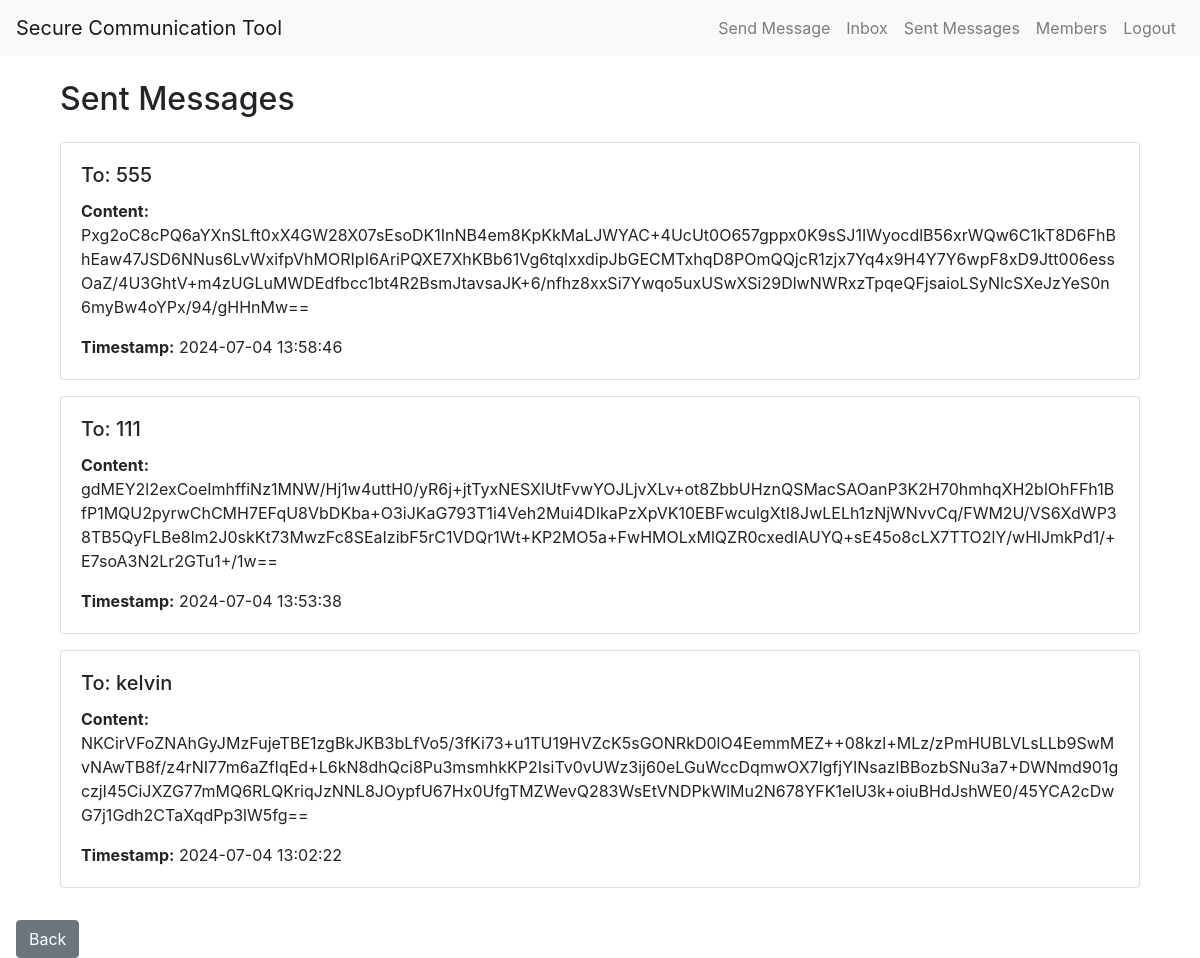
The page /sent_messages (signed in) on the database its author committed.
### models.py (models this page shows)
class Message(db.Model):
    __tablename__ = 'message'
    id = db.Column(db.Integer, primary_key=True)
    content = db.Column(db.Text, nullable=False)
    plaintext_content = db.Column(db.Text)  # Adding plaintext_content field for storing unencrypted message
    timestamp = db.Column(db.DateTime, default=datetime.utcnow)
    sender_id = db.Column(db.Integer, db.ForeignKey('user.id'), nullable=False)
    recipient_id = db.Column(db.Integer, db.ForeignKey('user.id'), nullable=False)
    sender = db.relationship('User', back_populates='sent_messages', foreign_keys=[sender_id])
    recipient = db.relationship('User', back_populates='received_messages', foreign_keys=[recipient_id])

class User(UserMixin, db.Model):
    __tablename__ = 'user'
    id = db.Column(db.Integer, primary_key=True)
    username = db.Column(db.String(150), unique=True, nullable=False)
    password = db.Column(db.String(150), nullable=False)
    public_key = db.Column(db.String(500))  # Adding public_key field for encryption
    private_key = db.Column(db.String(500))  # Adding private_key field for decryption
    sent_messages = db.relationship('Message', back_populates='sender', lazy=True, foreign_keys='Message.sender_id')
    received_messages = db.relationship('Message', back_populates='recipient', lazy=True, foreign_keys='Message.recipient_id')
    contacts = db.relationship(
        'User',
        secondary=contacts,
        primaryjoin='User.id == contacts.c.user_id',
        secondaryjoin='User.id == contacts.c.contact_id',
        backref=db.backref('contacted_by', lazy='dynamic'),
        lazy=True
    )

### app.py (the view)
@app.route('/sent_messages')
@login_required
def sent_messages():
    messages = Message.query.filter_by(sender=current_user).order_by(Message.timestamp.desc()).all()
    for message in messages:
        if message.content:
            private_key = current_user.private_key
            if private_key:
                try:
                    decrypted_message = decrypt_message(message.content, private_key)
                    message.plaintext_content = decrypted_message
                except Exception as e:
                    flash(f"Failed to decrypt message: {str(e)}", "error")
                    message.plaintext_content = "Decryption failed"
            else:
                message.plaintext_content = "Private key not found"
    return render_template('sent_messages.html', messages=messages)

### app.py (called while the page is built)
@login_manager.user_loader
def load_user(user_id):
    return User.query.get(int(user_id))

### templates/sent_messages.html (shortened to what this page needs)
{% extends 'base.html' %}
{% block content %}
<div class="container mt-4">
    <h2 class="mb-4">Sent Messages</h2>
    <div class="message-list">
        {% for message in messages %}
        <div class="card mb-3">
            <div class="card-body">
                <h5 class="card-title">To: {{ message.recipient.username }}</h5>
                <p class="card-text"><strong>Content:</strong> {{ message.content }}</p>
                <p class="card-text"><strong>Timestamp:</strong> {{ message.timestamp.strftime('%Y-%m-%d %H:%M:%S') }}</p>
            </div>
        </div>
        {% endfor %}
    </div>
</div>
{% endblock %}

### rows shown on the page
Message: recipient.username "555", content "Pxg2oC8cPQ6aYXnSLft0xX4GW28X07sEsoDK1InNB4em8KpKkMaLJWYAC+4UcUt0O657gppx0K9sSJ1IWyocdlB56xrWQw6C1kT8D6FhBhEaw47JSD6NNus6LvWxifpVhMORIpI6AriPQXE7XhKBb61Vg6tqlxxdipJbGECMTxhqD8POmQQjcR1zjx7Yq4x9H4Y7Y6wpF8xD9Jtt006essOaZ/4U3GhtV+m4zUGLuMWDEdfbcc1bt4R2BsmJtavsaJK+6/nfhz8xxSi7Ywqo5uxUSwXSi29DlwNWRxzTpqeQFjsaioLSyNlcSXeJzYeS0n6myBw4oYPx/94/gHHnMw==", timestamp "2024-07-04 13:58:46"
Message: recipient.username "111", content "gdMEY2l2exCoeImhffiNz1MNW/Hj1w4uttH0/yR6j+jtTyxNESXlUtFvwYOJLjvXLv+ot8ZbbUHznQSMacSAOanP3K2H70hmhqXH2blOhFFh1BfP1MQU2pyrwChCMH7EFqU8VbDKba+O3iJKaG793T1i4Veh2Mui4DIkaPzXpVK10EBFwculgXtI8JwLELh1zNjWNvvCq/FWM2U/VS6XdWP38TB5QyFLBe8lm2J0skKt73MwzFc8SEaIzibF5rC1VDQr1Wt+KP2MO5a+FwHMOLxMlQZR0cxedIAUYQ+sE45o8cLX7TTO2lY/wHlJmkPd1/+E7soA3N2Lr2GTu1+/1w==", timestamp "2024-07-04 13:53:38"
Message: recipient.username "kelvin", content "NKCirVFoZNAhGyJMzFujeTBE1zgBkJKB3bLfVo5/3fKi73+u1TU19HVZcK5sGONRkD0lO4EemmMEZ++08kzl+MLz/zPmHUBLVLsLLb9SwMvNAwTB8f/z4rNI77m6aZfIqEd+L6kN8dhQci8Pu3msmhkKP2IsiTv0vUWz3ij60eLGuWccDqmwOX7lgfjYINsazlBBozbSNu3a7+DWNmd901gczjI45CiJXZG77mMQ6RLQKriqJzNNL8JOypfU67Hx0UfgTMZWevQ283WsEtVNDPkWlMu2N678YFK1elU3k+oiuBHdJshWE0/45YCA2cDwG7j1Gdh2CTaXqdPp3lW5fg==", timestamp "2024-07-04 13:02:22"
